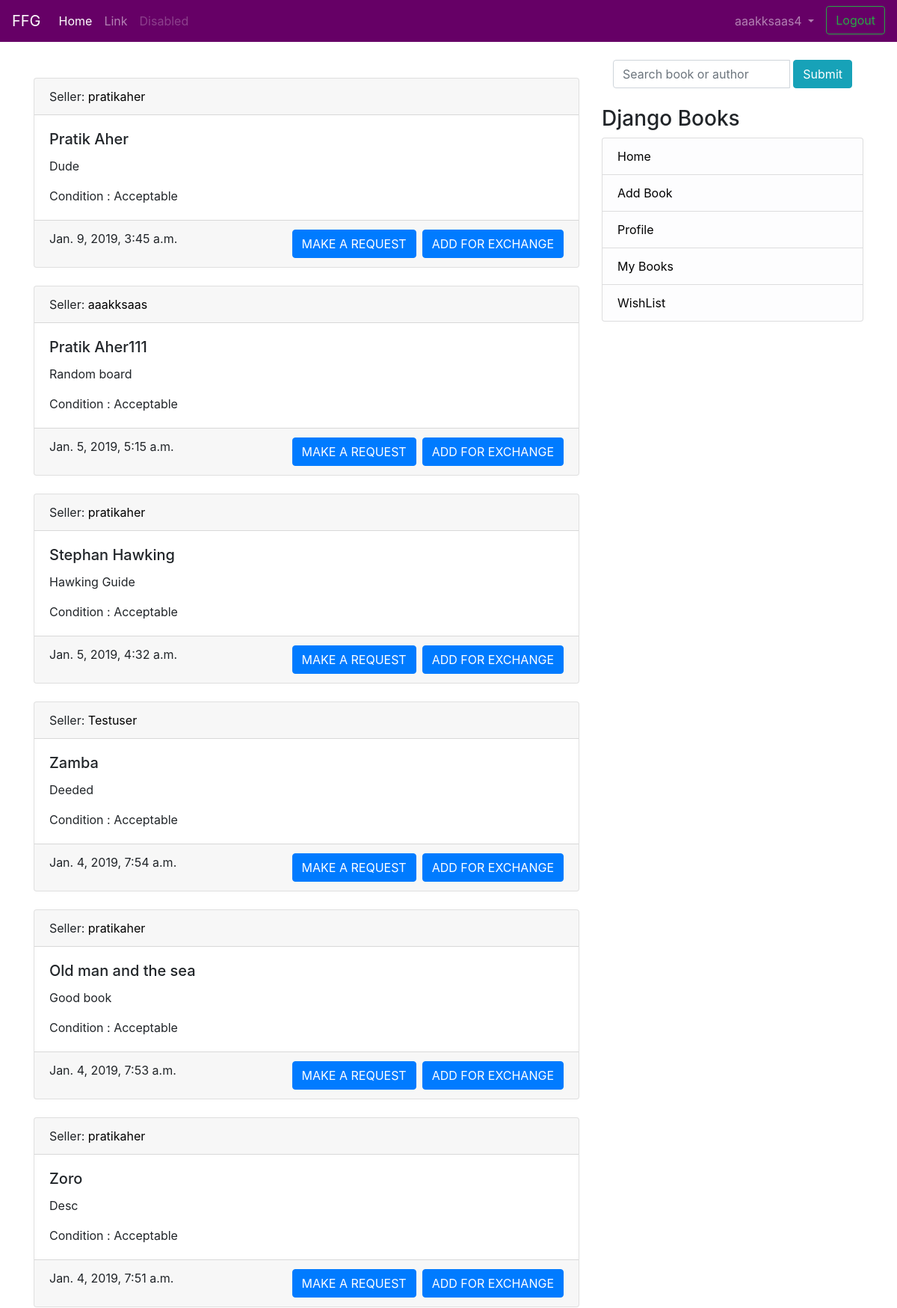
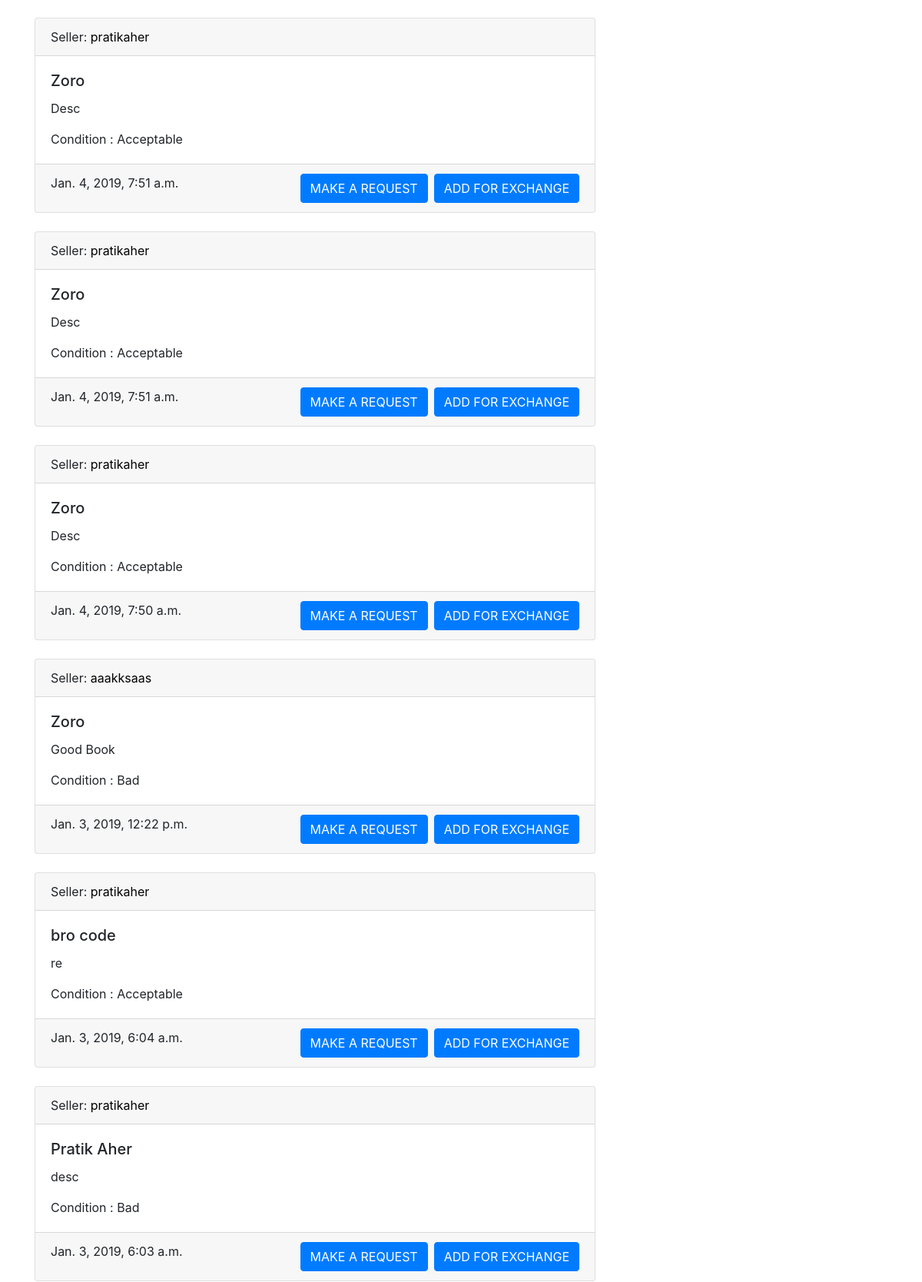
Screenshot of / (signed in, upper part) with the database file from the repository (2 pictures, top to bottom).
### coreapp/models.py (models this page shows, shortened)
class Book(models.Model):
    user = models.ForeignKey(User, on_delete=models.CASCADE, null=True)
    book_name = models.CharField(max_length=100)
    description = models.CharField(max_length=2000)
    image = models.ImageField(null=True, blank=True, upload_to="book_images/")
    price = models.IntegerField()
    condition = models.CharField(
        max_length=100, choices=CONITION_CHOICES, default='Acceptable')
    created_at = models.DateTimeField(auto_now_add=True)
    class Meta:
        verbose_name = 'Book'
        verbose_name_plural = 'Books'

### coreapp/views.py (the view)
# urls.py: path('', views.BookListView.as_view(), name='list_entries'),
class BookListView(LoginRequiredMixin,generic.ListView):
    model = Book
    template_name = 'list_entries.html'
    context_object_name = 'books'
    paginate_by = 15
    def get_queryset(self):
        return Book.objects.exclude(user=self.request.user).order_by('-created_at')

### templates/list_entries.html (shortened to what this page needs)
{% extends 'base.html' %}
{% load static %}
{% block stylesheet %}
  <link rel="stylesheet" href="{% static 'css/search.css' %}">
{% endblock %}
{% block search %}
<div class="container">
  <div class="col-md-17">
<form class="navbar-form" method="GET" action="{% url 'searchapp:search' %}">
  <div class="input-group add-on">
    <input class="form-control" placeholder="Search book or author" name="search" id="search" type="text">
    <div class="ml-1 input-group-btn">
      <button class="btn btn-info" type="submit" >Submit</button>
    </div>
  </div>
</form>
</div>
</div>
{% endblock %}
{% block content %}
<br/>
{% if books %}
    {% for book in books %}
    <div class="card text-left">
      <div class="card-header">
        Seller: <a href="{% url 'coreapp:userbooksforuser' book.user %}" style="color:black">{{ book.user.username }}</a>
      </div>
      <div class="card-body">
        <h5 class="card-title">{{ book.book_name }}</h5>
        <p class="card-text">{{ book.description }}</p>
        <p class="card-text">Condition : {{ book.condition }} </p>
      </div>
      <div class="card-footer text-mutxed">
        {{ book.created_at }} <a href="{% url 'wishlist:add_to_list' book.id %}" class="btn btn-primary float-right">ADD FOR EXCHANGE</a>
        <a href="{% url 'transaction:add_request' book.id %}" class="btn btn-primary mr-2 float-right">MAKE A REQUEST</a>
      </div>
    </div>
  {% endfor %}
  {% else %}
  <h2 align="center">No Relevant Books Found !</h2>
  {% endif %}
{% endblock %}

### templates/base.html (shortened to what this page needs)
<!doctype html>
<html lang="en">
  <head>
    <link rel="stylesheet" href="https://stackpath.bootstrapcdn.com/bootstrap/4.1.3/css/bootstrap.min.css">
    {% block stylesheet %}{% endblock %}
  </head>
  <body>
    <header class="site-header">
<nav class="navbar navbar-expand-lg navbar-dark" style="background-color: #660066;">
  <a class="navbar-brand" href="#">FFG</a>
  <div class="collapse navbar-collapse" id="navbarSupportedContent">
    <ul class="navbar-nav mr-auto">
      <li class="nav-item active">
        <a class="nav-link" href="#">Home <span class="sr-only">(current)</span></a>
      </li>
      <li class="nav-item">
        <a class="nav-link" href="#">Link</a>
      </li>
      <li class="nav-item">
        <a class="nav-link disabled" href="#">Disabled</a>
      </li>
    </ul>
    <ul class="nav navbar-nav navbar-right">
      {% if user.is_authenticated %}
      <li class="nav-item dropdown">
        <a class="nav-link dropdown-toggle" href="#" id="navbarDropdown" role="button" data-toggle="dropdown"
          aria-haspopup="true" aria-expanded="false">
          {{ user.username }}
        </a>
      </li>
      <li><a class="btn btn-outline-success ml-2 my-2 my-sm-0" href="{% url 'logout'%}">Logout</a></li>
        {% else %}
      <li><a href="{% url 'login' %}" class="btn btn-outline-success">Login</a></li>
      <li><a href="{% url 'coreapp:signup' %}" class="btn btn-primary ml-2">Sign up</a></li>
      {% endif %}
    </ul>
  </div>
</nav>
  </header>
  <br/>
    <div class="container">
      <div class="row justify-content-center">
        <div class="col-8">
          {% block content %}
          {% endblock %}
        </div>
        {% if user.is_authenticated %}
                <div class="col-md-4">
                  <div class="content-section">
                    {% block search %}
                    {% endblock %}
                    <br/>
                    <h3>Django Books</h3>
                      <ul class="list-group">
                        <li class="list-group-item list-group-item-light"><a href="{% url 'coreapp:list_entries' %}" style="color:black"> Home</a></li>
                        <li class="list-group-item list-group-item-light"><a href="{% url 'coreapp:new_entry' %}" style="color:black"> Add Book</a></li>
                        <li class="list-group-item list-group-item-light"><a href="{% url 'coreapp:profile' %}" style="color:black">Profile</a></li>
                        <li class="list-group-item list-group-item-light"><a href="{% url 'coreapp:userbooks' %}" style="color:black">My Books</a></li>
                        <li class="list-group-item list-group-item-light"><a href="{% url 'wishlist:wish_list' %}" style="color:black">WishList</a></li>
                      </ul>
                  </div>
                </div>
                {% endif %}
      </div>
    </div>
</body>
</html>

### rows the page displays
Book: user.username "pratikaher", book_name "Pratik Aher", description "Dude", condition "Acceptable", created_at "Jan. 9, 2019, 3:45 a.m."
Book: user.username "aaakksaas", book_name "Pratik Aher111", description "Random board", condition "Acceptable", created_at "Jan. 5, 2019, 5:15 a.m."
Book: user.username "pratikaher", book_name "Stephan Hawking", description "Hawking Guide", condition "Acceptable", created_at "Jan. 5, 2019, 4:32 a.m."
Book: user.username "Testuser", book_name "Zamba", description "Deeded", condition "Acceptable", created_at "Jan. 4, 2019, 7:54 a.m."
Book: user.username "pratikaher", book_name "Old man and the sea", description "Good book", condition "Acceptable", created_at "Jan. 4, 2019, 7:53 a.m."
Book: user.username "pratikaher", book_name "Zoro", description "Desc", condition "Acceptable", created_at "Jan. 4, 2019, 7:51 a.m."
Book: user.username "pratikaher", book_name "Zoro", description "Desc", condition "Acceptable", created_at "Jan. 4, 2019, 7:51 a.m."
Book: user.username "pratikaher", book_name "Zoro", description "Desc", condition "Acceptable", created_at "Jan. 4, 2019, 7:51 a.m."
Book: user.username "pratikaher", book_name "Zoro", description "Desc", condition "Acceptable", created_at "Jan. 4, 2019, 7:50 a.m."
Book: user.username "aaakksaas", book_name "Zoro", description "Good Book", condition "Bad", created_at "Jan. 3, 2019, 12:22 p.m."
Book: user.username "pratikaher", book_name "bro code", description "re", condition "Acceptable", created_at "Jan. 3, 2019, 6:04 a.m."
Book: user.username "pratikaher", book_name "Pratik Aher", description "desc", condition "Bad", created_at "Jan. 3, 2019, 6:03 a.m."

### other values shown
{{ user.username }} "aaakksaas4"
